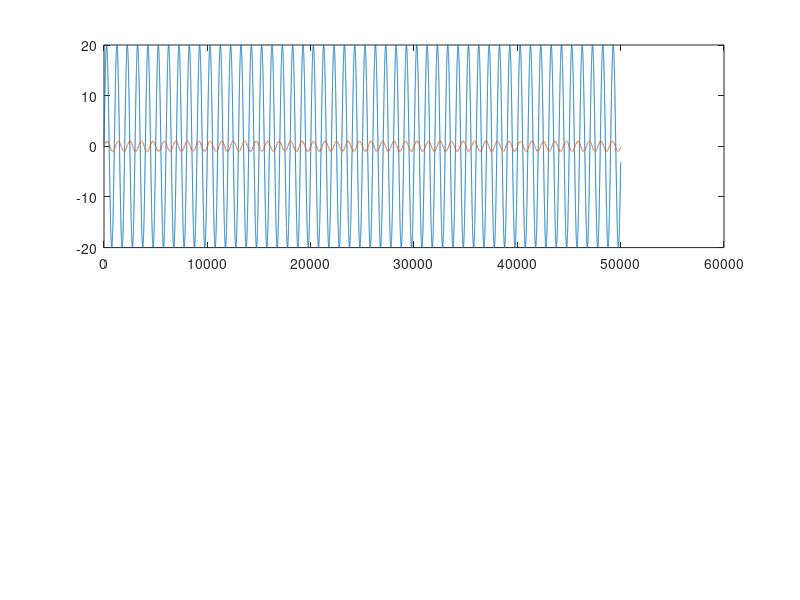

Write MATLAB code to recreate this figure. (Note: this script raises an error after producing the figure.)
clear
close all

% Definere frekvenser
f1=1
f2=1-0.1

% Samplingsperioden
t=0:0.001:50;

% Simulerte kurver for sending (y1), mottaker (y2) og mottaker 90grader
% forskøvet (y2_b)
y1=20*sin(6.28.*f1.*t);
y2=sin(6.28.*f2.*t);
y2_b=sin(6.28.*f2.*t+pi/2);

% Plotte sending og mottaking
subplot(2,1,1)
plot(y1)
hold on
plot(y2)


% Bruker identiteten: sin(x)^2 + cos(x)^2 = 1
% og filtrerer signalet for å finne en linje som beskriver sammenfalling 
a=y1.*y2;
b=y1.*y2_b;
ab=a.^2+b.^2;
ab_filtrert=lavpassfilter(ab,0.1,500);

subplot(2,1,2)
plot(y1.*y2)
hold on
plot(y1.*y2_b)


figure
plot(ab)
hold on
plot(ab_filtrert)

function y = lavpassfilter(x, dt,RC)
% Digitalt RC lavpassfilter
% Variable:
% inputdata - x
% tidsintervall – dt
% tidskonstant RC
%
% Eksempel på bruk:
% y_filter10 = lavpassfilter(stoy_data,1,10);
alfa = dt/(RC+dt);
y(1) = x(1);
n = length(x);
for i = 2:n
    y(i) = alfa*x(i) + (1-alfa)*y(i-1);
end
end